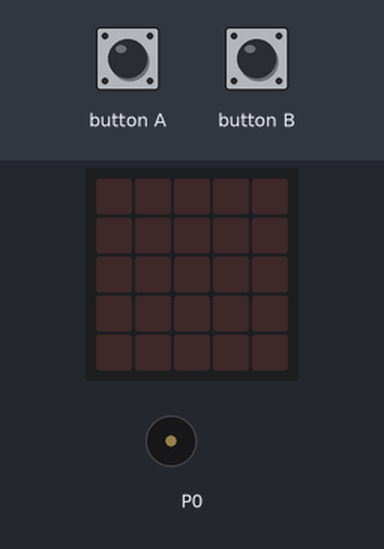
The program below on a simulated BBC micro:bit (MakeCode). Parts: the board's 5×5 LED display, buzzer (waves = sounding). The test bench sets the inputs (shaded band).

Above: at 1.2 s.
1.3 s: button B pressed for 0.15 s
At 1.65 s:
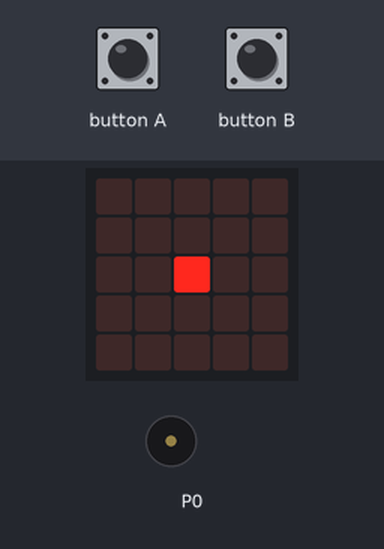
At 2.05 s:
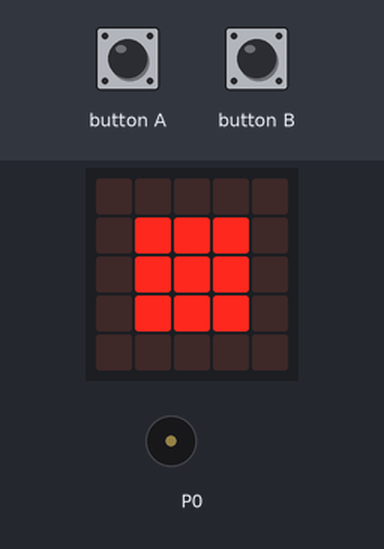
4.3 s: button A pressed for 0.15 s
At 6.05 s:
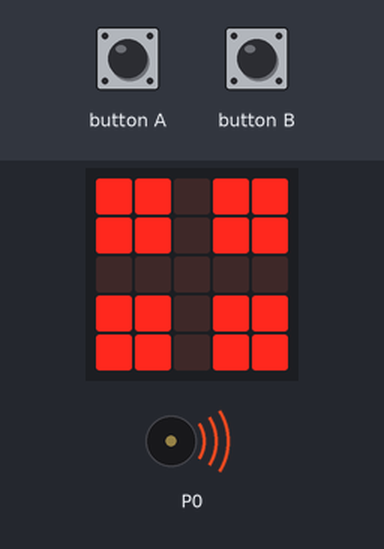
Timing chart, 0 to 13.3 s (numbered marks = the images above; inputs shaded):
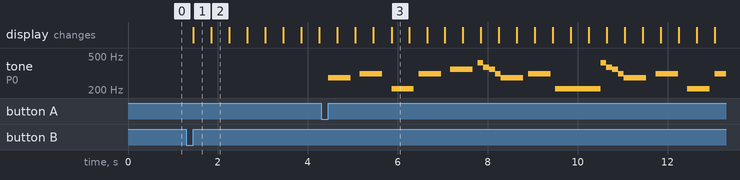

Measured:
- after the input at 1.3 s, the display: changes after 0.15 s (image 1)
- after the input at 4.3 s, tone on P0: plays 277 Hz for 0.50 s, 311 Hz for 0.50 s, 208 Hz for 0.50 s, 311 Hz for 0.50 s, 349 Hz for 0.50 s, 415 Hz for 0.13 s … (20 notes in this stretch), starting after 0.15 s
- what the display in image 1 shows lasts 0.4 s, from 1.5 s to 1.9 s

The program:

main.ts
```typescript
input.onButtonPressed(Button.A, function () {
    music.playTone(277, music.beat(BeatFraction.Whole))
    basic.pause(200)
    music.playTone(311, music.beat(BeatFraction.Whole))
    basic.pause(200)
    music.playTone(208, music.beat(BeatFraction.Whole))
    basic.pause(100)
    music.playTone(311, music.beat(BeatFraction.Whole))
    basic.pause(200)
    music.playTone(349, music.beat(BeatFraction.Whole))
    basic.pause(100)
    music.playTone(415, music.beat(BeatFraction.Quarter))
    music.playTone(370, music.beat(BeatFraction.Quarter))
    music.playTone(349, music.beat(BeatFraction.Quarter))
    music.playTone(311, music.beat(BeatFraction.Quarter))
    music.playTone(277, music.beat(BeatFraction.Whole))
    basic.pause(100)
    music.playTone(311, music.beat(BeatFraction.Whole))
    basic.pause(100)
    music.playTone(208, music.beat(BeatFraction.Double))
    music.playTone(415, music.beat(BeatFraction.Quarter))
    music.playTone(370, music.beat(BeatFraction.Quarter))
    music.playTone(349, music.beat(BeatFraction.Quarter))
    music.playTone(311, music.beat(BeatFraction.Quarter))
    music.playTone(277, music.beat(BeatFraction.Whole))
    basic.pause(200)
    music.playTone(311, music.beat(BeatFraction.Whole))
    basic.pause(200)
    music.playTone(208, music.beat(BeatFraction.Whole))
    basic.pause(100)
    music.playTone(311, music.beat(BeatFraction.Whole))
    basic.pause(200)
    music.playTone(349, music.beat(BeatFraction.Whole))
    basic.pause(100)
    music.playTone(415, music.beat(BeatFraction.Quarter))
    music.playTone(370, music.beat(BeatFraction.Quarter))
    music.playTone(349, music.beat(BeatFraction.Quarter))
    music.playTone(311, music.beat(BeatFraction.Quarter))
    music.playTone(277, music.beat(BeatFraction.Whole))
    basic.pause(100)
    music.playTone(311, music.beat(BeatFraction.Whole))
    basic.pause(100)
    music.playTone(208, music.beat(BeatFraction.Double))
    music.playTone(277, music.beat(BeatFraction.Quarter))
    music.playTone(277, music.beat(BeatFraction.Quarter))
    basic.pause(200)
    music.playTone(277, music.beat(BeatFraction.Quarter))
    music.playTone(277, music.beat(BeatFraction.Quarter))
    basic.pause(500)
    music.playTone(233, music.beat(BeatFraction.Half))
    music.playTone(262, music.beat(BeatFraction.Half))
    music.playTone(277, music.beat(BeatFraction.Half))
    music.playTone(277, music.beat(BeatFraction.Half))
    music.playTone(311, music.beat(BeatFraction.Half))
    music.playTone(262, music.beat(BeatFraction.Half))
    music.playTone(233, music.beat(BeatFraction.Half))
    music.playTone(208, music.beat(BeatFraction.Double))
    basic.pause(200)
    music.playTone(233, music.beat(BeatFraction.Half))
    music.playTone(233, music.beat(BeatFraction.Half))
    music.playTone(262, music.beat(BeatFraction.Half))
    music.playTone(277, music.beat(BeatFraction.Half))
    music.playTone(233, music.beat(BeatFraction.Half))
    music.playTone(208, music.beat(BeatFraction.Half))
    music.playTone(415, music.beat(BeatFraction.Whole))
    music.playTone(415, music.beat(BeatFraction.Half))
    music.playTone(311, music.beat(BeatFraction.Double))
    basic.pause(200)
    music.playTone(233, music.beat(BeatFraction.Half))
    music.playTone(233, music.beat(BeatFraction.Half))
    music.playTone(262, music.beat(BeatFraction.Half))
    music.playTone(277, music.beat(BeatFraction.Half))
    music.playTone(233, music.beat(BeatFraction.Half))
    music.playTone(277, music.beat(BeatFraction.Half))
    music.playTone(311, music.beat(BeatFraction.Half))
    music.playTone(262, music.beat(BeatFraction.Half))
    music.playTone(233, music.beat(BeatFraction.Half))
    music.playTone(208, music.beat(BeatFraction.Double))
    basic.pause(200)
    music.playTone(233, music.beat(BeatFraction.Half))
    music.playTone(233, music.beat(BeatFraction.Half))
    music.playTone(262, music.beat(BeatFraction.Half))
    music.playTone(277, music.beat(BeatFraction.Half))
    music.playTone(233, music.beat(BeatFraction.Half))
    music.playTone(208, music.beat(BeatFraction.Half))
    music.playTone(311, music.beat(BeatFraction.Half))
    music.playTone(311, music.beat(BeatFraction.Half))
    music.playTone(311, music.beat(BeatFraction.Half))
    music.playTone(349, music.beat(BeatFraction.Half))
    music.playTone(311, music.beat(BeatFraction.Double))
    basic.pause(200)
    music.playTone(277, music.beat(BeatFraction.Double))
    music.playTone(311, music.beat(BeatFraction.Half))
    music.playTone(349, music.beat(BeatFraction.Half))
    music.playTone(277, music.beat(BeatFraction.Half))
    music.playTone(311, music.beat(BeatFraction.Half))
    music.playTone(311, music.beat(BeatFraction.Half))
    music.playTone(311, music.beat(BeatFraction.Half))
    music.playTone(349, music.beat(BeatFraction.Half))
    music.playTone(311, music.beat(BeatFraction.Half))
    music.playTone(208, music.beat(BeatFraction.Half))
    music.playTone(208, music.beat(BeatFraction.Double))
    basic.pause(200)
    music.playTone(233, music.beat(BeatFraction.Half))
    music.playTone(262, music.beat(BeatFraction.Half))
    music.playTone(277, music.beat(BeatFraction.Half))
    music.playTone(233, music.beat(BeatFraction.Half))
    music.playTone(311, music.beat(BeatFraction.Half))
    music.playTone(349, music.beat(BeatFraction.Half))
    music.playTone(311, music.beat(BeatFraction.Double))
    basic.pause(200)
    music.playTone(233, music.beat(BeatFraction.Quarter))
    music.playTone(262, music.beat(BeatFraction.Quarter))
    music.playTone(277, music.beat(BeatFraction.Quarter))
    music.playTone(233, music.beat(BeatFraction.Quarter))
    music.playTone(349, music.beat(BeatFraction.Half))
    music.playTone(349, music.beat(BeatFraction.Half))
    music.playTone(311, music.beat(BeatFraction.Double))
    basic.pause(200)
    music.playTone(208, music.beat(BeatFraction.Quarter))
    music.playTone(233, music.beat(BeatFraction.Quarter))
    music.playTone(262, music.beat(BeatFraction.Quarter))
    music.playTone(208, music.beat(BeatFraction.Quarter))
    music.playTone(311, music.beat(BeatFraction.Half))
    music.playTone(311, music.beat(BeatFraction.Half))
    music.playTone(277, music.beat(BeatFraction.Half))
    music.playTone(262, music.beat(BeatFraction.Half))
    music.playTone(233, music.beat(BeatFraction.Half))
    music.playTone(233, music.beat(BeatFraction.Quarter))
    music.playTone(262, music.beat(BeatFraction.Quarter))
    music.playTone(277, music.beat(BeatFraction.Quarter))
    music.playTone(233, music.beat(BeatFraction.Quarter))
    music.playTone(277, music.beat(BeatFraction.Half))
    music.playTone(311, music.beat(BeatFraction.Quarter))
    music.playTone(262, music.beat(BeatFraction.Half))
    music.playTone(233, music.beat(BeatFraction.Half))
    music.playTone(208, music.beat(BeatFraction.Half))
    music.playTone(175, music.beat(BeatFraction.Half))
    music.playTone(311, music.beat(BeatFraction.Half))
    music.playTone(277, music.beat(BeatFraction.Double))
    basic.pause(200)
    music.playTone(233, music.beat(BeatFraction.Quarter))
    music.playTone(262, music.beat(BeatFraction.Quarter))
    music.playTone(277, music.beat(BeatFraction.Quarter))
    music.playTone(233, music.beat(BeatFraction.Quarter))
    music.playTone(349, music.beat(BeatFraction.Half))
    music.playTone(349, music.beat(BeatFraction.Half))
    music.playTone(311, music.beat(BeatFraction.Double))
    basic.pause(200)
    music.playTone(208, music.beat(BeatFraction.Quarter))
    music.playTone(233, music.beat(BeatFraction.Quarter))
    music.playTone(262, music.beat(BeatFraction.Quarter))
    music.playTone(208, music.beat(BeatFraction.Quarter))
    music.playTone(277, music.beat(BeatFraction.Whole))
    music.playTone(262, music.beat(BeatFraction.Half))
    music.playTone(277, music.beat(BeatFraction.Half))
    music.playTone(262, music.beat(BeatFraction.Half))
    music.playTone(233, music.beat(BeatFraction.Half))
    music.playTone(208, music.beat(BeatFraction.Quarter))
    music.playTone(233, music.beat(BeatFraction.Quarter))
    music.playTone(262, music.beat(BeatFraction.Quarter))
    music.playTone(208, music.beat(BeatFraction.Quarter))
    music.playTone(277, music.beat(BeatFraction.Half))
    music.playTone(311, music.beat(BeatFraction.Quarter))
    music.playTone(262, music.beat(BeatFraction.Half))
    music.playTone(233, music.beat(BeatFraction.Half))
    music.playTone(208, music.beat(BeatFraction.Half))
    music.playTone(175, music.beat(BeatFraction.Half))
    music.playTone(311, music.beat(BeatFraction.Half))
    music.playTone(277, music.beat(BeatFraction.Double))
})
input.onButtonPressed(Button.B, function () {
    for (let index = 0; index < 9999; index++) {
        basic.showLeds(`
            . . . . .
            . . . . .
            . . # . .
            . . . . .
            . . . . .
            `)
        basic.showLeds(`
            . . . . .
            . # # # .
            . # # # .
            . # # # .
            . . . . .
            `)
        basic.showLeds(`
            # . . . #
            . # # # .
            . # # # .
            . # # # .
            # . . . #
            `)
        basic.showLeds(`
            # # # # #
            # # # # #
            # # # # #
            # # # # #
            # # # # #
            `)
        basic.showLeds(`
            # # . # #
            # # . # #
            . . . . .
            # # . # #
            # # . # #
            `)
        basic.showLeds(`
            # . . . #
            . . . . .
            . . . . .
            . . . . .
            # . . . #
            `)
        basic.showLeds(`
            . . . . .
            . . . . .
            . . . . .
            . . . . .
            . . . . .
            `)
    }
})
```

test.ts
```typescript
// ide kerülnek a tesztek; a rendszer ezt nem kompilálja, ha a csomagot bővítményként használják.
```
